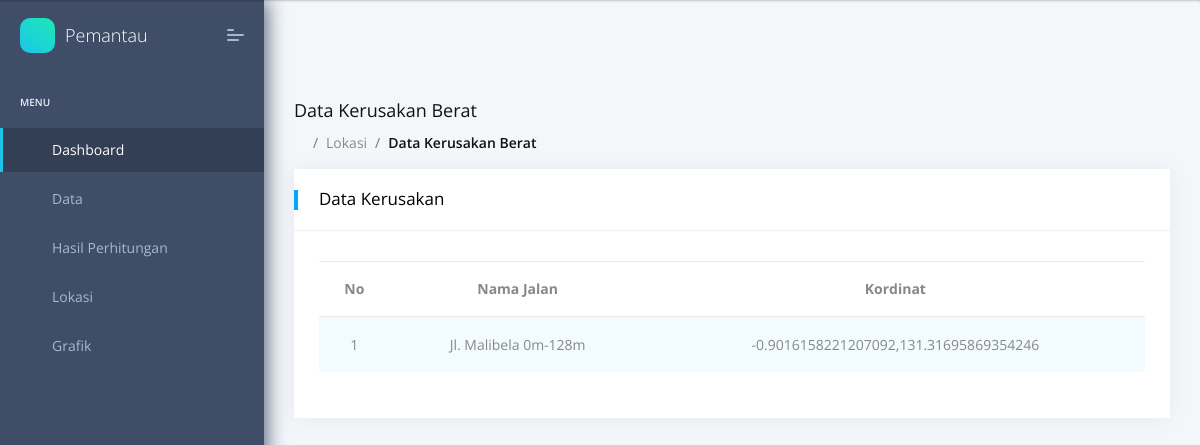
Page /pemantau/data_berat.php (signed in) on the committed database.
### tables this page shows
CREATE TABLE `tb_berat` (
  `id_berat` int(5) NOT NULL,
  `id_jalan` int(5) NOT NULL,
  `keterangan` varchar(50) NOT NULL,
  `lat` varchar(50) NOT NULL,
  `lon` varchar(50) NOT NULL
);

CREATE TABLE `tb_jalan` (
  `id_jalan` int(5) NOT NULL,
  `nama` varchar(50) NOT NULL,
  `ket` varchar(50) NOT NULL
);

### pemantau/data_berat.php (the view, shortened to what this page needs)
<?php
    include 'head.php';
    include 'menu.php';
    include 'header.php';
    include 'koneksi.php';
?>
    <section class="pcoded-main-container">
        <div class="pcoded-wrapper">
            <div class="pcoded-content">
                <div class="pcoded-inner-content">
                    <div class="page-header">
                        <div class="page-block">
                            <div class="row align-items-center">
                                <div class="col-md-12">
                                    <div class="page-header-title">
                                        <h5 class="m-b-10">Data Kerusakan Berat</h5>
                                    </div>
                                    <ul class="breadcrumb">
                                        <li class="breadcrumb-item"><a href="index.php"><i class="feather icon-home"></i></a></li>
                                        <li class="breadcrumb-item"><a href="#!">Lokasi</a></li>
                                        <li class="breadcrumb-item"><a href="#!">Data Kerusakan Berat</a></li>
                                    </ul>
                                </div>
                            </div>
                        </div>
                    </div>
                    <div class="main-body">
                        <div class="page-wrapper">
                            <div class="row">
                                <div class="col-sm-12">
                                    <div class="card">
                                        <div class="card-header">
                                            <h5>Data Kerusakan</h5>
                                        </div>
                                        <div class="card-block">
                                            <div class="key-act-button">
                                                <table id="key-act-button" class="display table nowrap table-striped table-hover" style="width:100%">
                                                    <thead>
                                                        <tr align="center" valign="baseline">
                                                            <th>No</th>
                                                            <th>Nama Jalan</th>
                                                            <th>Kordinat</th>
                                                        </tr>
                                                    </thead>
                                                    <tbody>
                                                        <?php
                                                            $noUrut = 0;
                                                            $result = mysqli_query($con, "SELECT * FROM tb_berat JOIN tb_jalan ON tb_berat.id_jalan=tb_jalan.id_jalan ORDER BY id_berat");
                                                            while($row = mysqli_fetch_array($result))
                                                            {
                                                                $noUrut++;
                                                        ?>
                                                        <tr align="center" valign="baseline">
                                                            <td><?php echo $noUrut ?></td>
                                                            <td><?php echo $row["nama"]; ?></td>
                                                            <td><?php echo $row["lat"].','.$row["lon"]; ?></td>
                                                        </tr>
                                                        <?php
                                                            }
                                                        ?>
                                                    </tbody>
                                                </table>
                                            </div>
                                        </div>
                                    </div>
                                </div>
                            </div>
                        </div>
                    </div>
                </div>
            </div>
        </div>
    </section>
<?php
    include 'foot.php';
?>

### rows in the picture
tb_berat: id_jalan.nama "Jl. Malibela 0m-128m", lat "-0.9016158221207092", lon "131.31695869354246"
